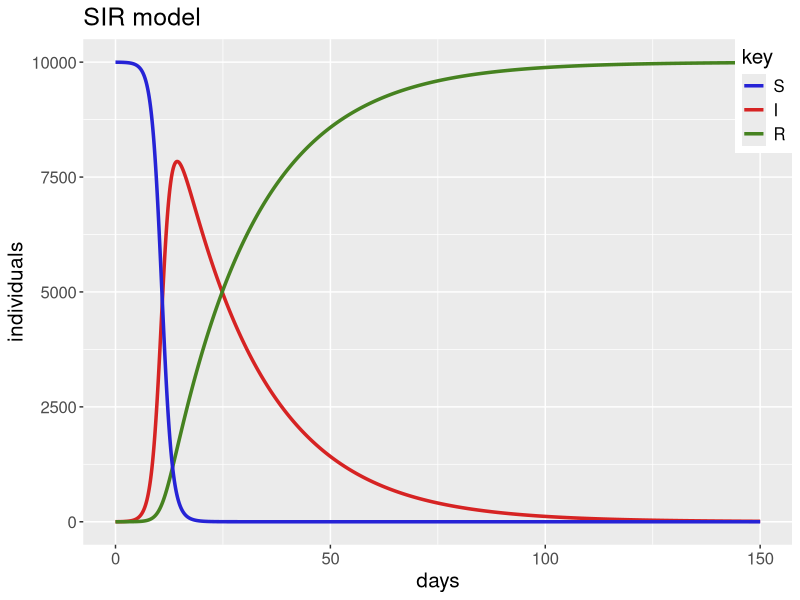

Write R code to recreate this figure.
## Simulation of the SIR Model ====

# load packages
library(cowplot)
library(deSolve)
library(ggplot2)
library(graphics)
library(reshape2)
library(tidyverse)

# clear environment
rm(list=ls()) 


## Initialize ====

# time 
dt = 0.05
tvals = seq(0,150,by=dt)

# parameters
pars = c(beta=0.00009, gamma=0.05)

# initial conditions
N = 10000
inits = c(S=N-1, I=1, R=0, Cases=0)


## Model ====

SIR = function(t, inits, pars){
  with(as.list(c(inits, pars)), {
    dS = -beta*S*I
    dI = beta*S*I-gamma*I
    dR = gamma*I
    dCases = beta*S*I
    list(c(dS, dI, dR, dCases))
  })
}

# solve model
sol = as.data.frame(ode(y=inits, times=tvals, func=SIR, parms=pars))


## Total Cases ====

sol$Cases[length(sol$Cases)]

# peak
max(sol$I)
which.max(sol$I)*dt


## Plot ====

sol %>% gather(key, individuals, S, I, R) %>%
  ggplot(aes(x=time, y=individuals, color=key)) +
  geom_line(size=1.2) +
  ggtitle("SIR model") + 
  xlab("days") + ylab("individuals") +
  scale_color_manual(values=c("#2623D6","#D62323","#468220"),
                     name="key", 
                     breaks=c("S","I","R"),
                     labels=c("S","I","R")) +
  theme(text=element_text(size=15),
        legend.position=c(1,1),
        legend.justification=c("right","top"),
        legend.margin=margin(5,5,5,5))
